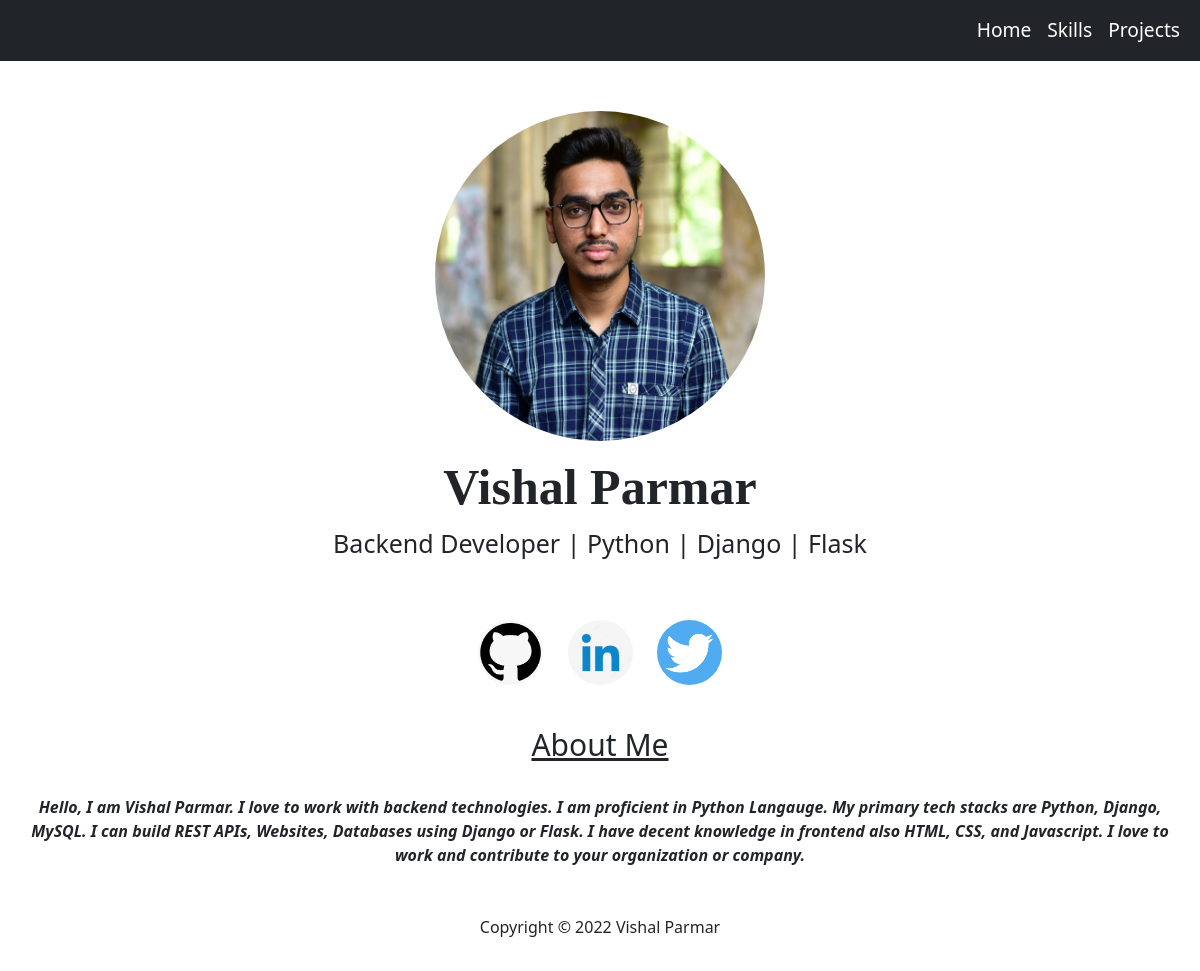
The app's page /, older data.
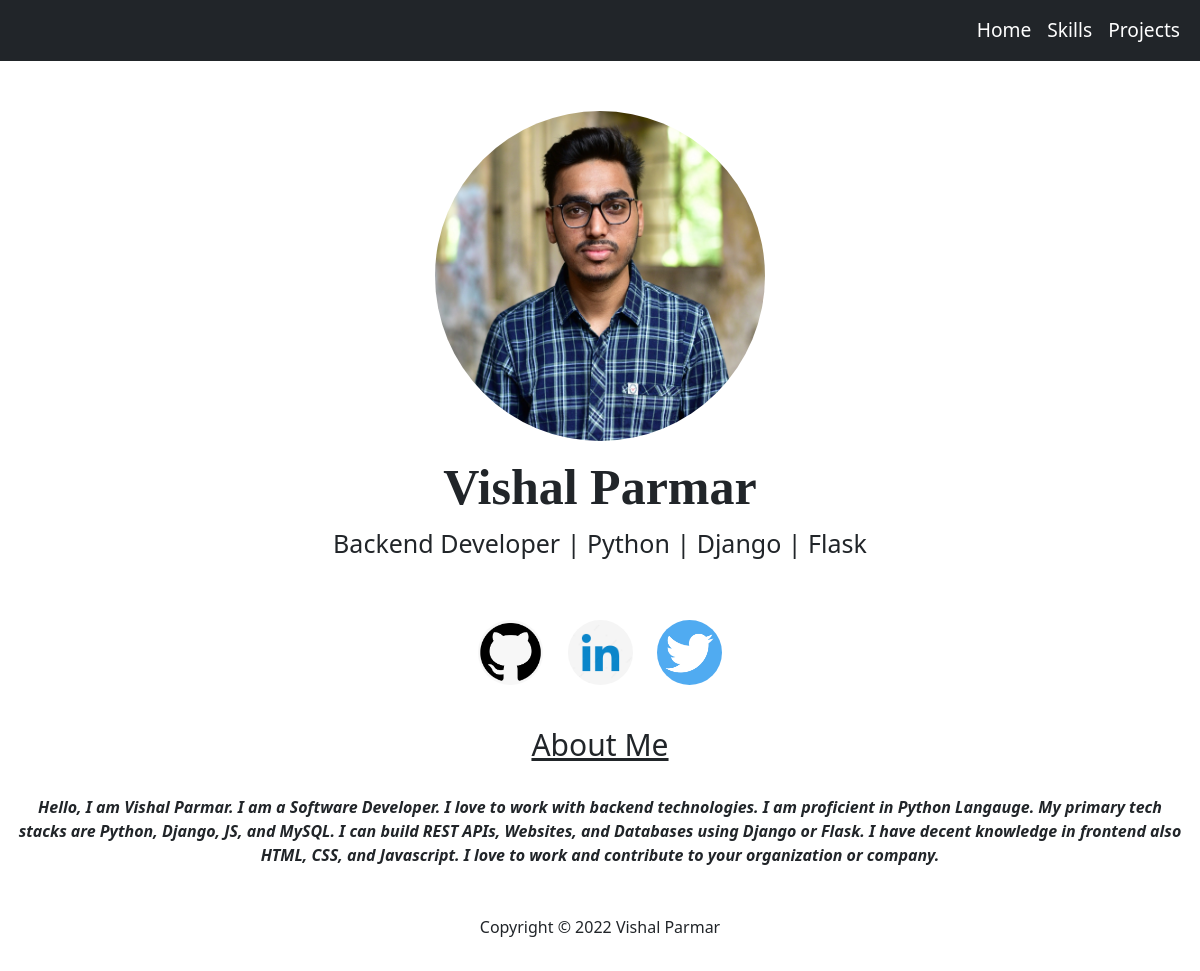
The same page, newer data.
### mainapp/models.py (models this page shows, shortened)
class Profile(models.Model):
    pic = models.ImageField()
    role = models.CharField(max_length=500)
    aboutme = models.CharField(max_length=2000)

### mainapp/views.py (the view)
# urls.py: path('', views.home, name='home'),
def home(request):
    profile = Profile.objects.get(id=1)
    return render(request, 'main/home.html', {'profile': profile})

### templates/main/home.html (shortened to what this page needs)
{% extends 'base.html' %}
{% load static %}
{% block mycss %}
<link rel="stylesheet" href="{% static 'css/home.css' %}">
{% endblock %}
{% block content %}
        <div class="container" style="text-align: center;">
            <img src="{{profile.pic.url}}" class="img-fluid pic" alt="...">
        </div>
        <div class="card" style="text-align: center; border: none;">
            <div class="card-body">
              <h1 class="name">Vishal Parmar</h1>
              <p class="description">{{profile.role}}</p>
            </div>
          </div>
          <div class="card" style="text-align: center; border: none;">
            <div class="card-body">
                <a href="https://github.com/pvr30"><img src="{% static 'images/githubicon.png' %}" alt="" class="icon"></a>
                <a href="https://www.linkedin.com/in/vishal-parmar-4244281b2/"><img src="{% static 'images/linkedinicon2.jpg' %}" alt="" class="icon"></a>
                <a href="https://twitter.com/vishal___parmar"><img src="{% static 'images/twittericon.png' %}" alt="" class="icon"></a>
            </div>
          </div>
          <div class="card" style="text-align: center; border: none;">
            <div class="card-body">
              <h4 style="font-size: 30px; text-decoration: underline;">About Me</h4><br>
                <p class="aboutme">{{profile.aboutme}}  </p>
            </div>
          </div>
          <div class="card" style="text-align: center; border: none;">
            <div class="card-body">
              <p>Copyright &copy; 2022 Vishal Parmar</p>
            </div>
          </div>
{% endblock %}

### templates/base.html (shortened to what this page needs)
<!doctype html>
{% load static %}
<html lang="en">
  <head>
    <link href="https://cdn.jsdelivr.net/npm/bootstrap@5.1.3/dist/css/bootstrap.min.css" rel="stylesheet">
    {% block mycss %} {% endblock %}
  </head>
  <body>
    <nav class="navbar sticky-top navbar-expand-lg navbar-dark bg-dark">
      <div class="container-fluid">
        <div class="collapse navbar-collapse" id="navbarSupportedContent">
          <ul class="navbar-nav ms-auto mb-2 mb-lg-0">
            <li class="nav-item">
              <a class="nav-link active" aria-current="page" href="{% url 'home' %}" style="font-size: larger;">Home</a>
            </li>
            <li class="nav-item">
              <a class="nav-link active" href="{% url 'skills' %}" style="font-size: larger;">Skills</a>
            </li>
            <li class="nav-item">
              <a class="nav-link active" href="{% url 'projects' %}" style="font-size: larger;">Projects</a>
            </li>
          </ul>
        </div>
      </div>
    </nav>
    {% block content %}
    {% endblock %}
  </body>
</html>

### static/css/home.css (style rules this page uses)
.pic { width: 330px; height: 330px; border-radius: 50%; margin-top: 50px; }
.name { font-size: 50px; font-family:Georgia, 'Times New Roman', Times, serif; font-weight: 700; }
.description { font-size: 25px; font-weight: 500; }
.icon { width: 65px; height: 65px; margin: 10px; border-radius: 50%; }
.aboutme { font-weight: bolder; font-style: italic; }

Row changes from the older to the newer data that the page shows:
changed Profile "Backend Developer | Python | Django | Flask": aboutme "…am Vishal Parmar. I love to work with backend technologies. I am proficient in Python Langauge. My primary tech stacks are Python, Django, MySQL. I can build REST APIs, Websites, Databases using Django or…" → "…am Vishal Parmar. I am a Software Developer. I love to work with backend technologies. I am proficient in Python Langauge. My primary tech stacks are Python, Django, JS, and MySQL. I can build REST APIs, Websites, and Databases using Django or…"
